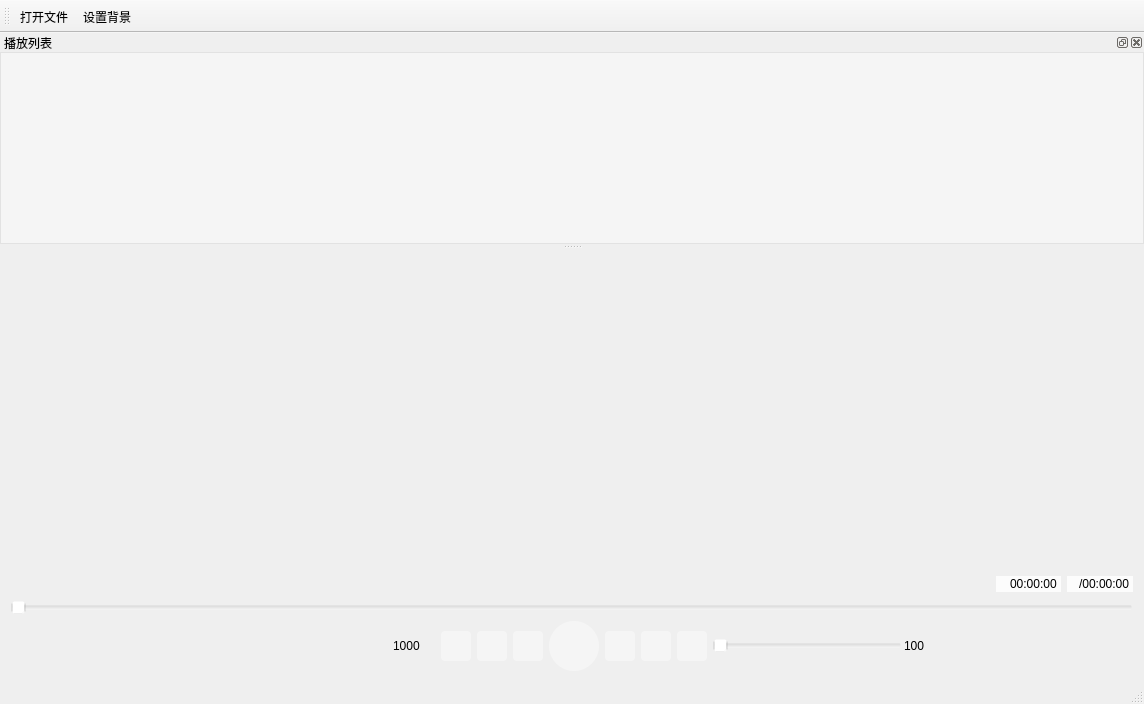
<?xml version="1.0" encoding="UTF-8"?>
<ui version="4.0">
 <class>mainwindowClass</class>
 <widget class="QMainWindow" name="mainwindowClass">
  <property name="geometry">
   <rect>
    <x>0</x>
    <y>0</y>
    <width>1143</width>
    <height>704</height>
   </rect>
  </property>
  <property name="windowTitle">
   <string>mainwindow</string>
  </property>
  <widget class="QWidget" name="centralWidget">
   <property name="styleSheet">
    <string notr="true">background-color: rgba(255, 255, 255, 0);</string>
   </property>
   <layout class="QVBoxLayout" name="verticalLayout_2">
    <item>
     <spacer name="verticalSpacer">
      <property name="orientation">
       <enum>Qt::Orientation::Vertical</enum>
      </property>
      <property name="sizeHint" stdset="0">
       <size>
        <width>20</width>
        <height>40</height>
       </size>
      </property>
     </spacer>
    </item>
    <item>
     <layout class="QVBoxLayout" name="verticalLayout">
      <item>
       <layout class="QHBoxLayout" name="horizontalLayout_3" stretch="15,1,1">
        <property name="spacing">
         <number>6</number>
        </property>
        <item>
         <spacer name="horizontalSpacer">
          <property name="orientation">
           <enum>Qt::Orientation::Horizontal</enum>
          </property>
          <property name="sizeHint" stdset="0">
           <size>
            <width>50</width>
            <height>20</height>
           </size>
          </property>
         </spacer>
        </item>
        <item>
         <widget class="QLineEdit" name="position">
          <property name="styleSheet">
           <string notr="true">QLineEdit {
	background-color: rgba(255, 255, 255,200);
    border: none;                       /* 无边框 */
}</string>
          </property>
          <property name="text">
           <string>00:00:00</string>
          </property>
          <property name="alignment">
           <set>Qt::AlignmentFlag::AlignRight|Qt::AlignmentFlag::AlignTrailing|Qt::AlignmentFlag::AlignVCenter</set>
          </property>
          <property name="readOnly">
           <bool>true</bool>
          </property>
         </widget>
        </item>
        <item>
         <widget class="QLineEdit" name="duration">
          <property name="styleSheet">
           <string notr="true">QLineEdit {
	background-color: rgba(255, 255, 255,200);
    border: none;                       /* 无边框 */
}</string>
          </property>
          <property name="text">
           <string>/00:00:00</string>
          </property>
          <property name="alignment">
           <set>Qt::AlignmentFlag::AlignRight|Qt::AlignmentFlag::AlignTrailing|Qt::AlignmentFlag::AlignVCenter</set>
          </property>
          <property name="readOnly">
           <bool>true</bool>
          </property>
         </widget>
        </item>
       </layout>
      </item>
      <item>
       <widget class="QSlider" name="ProcessBarSlider">
        <property name="orientation">
         <enum>Qt::Orientation::Horizontal</enum>
        </property>
       </widget>
      </item>
      <item>
       <layout class="QHBoxLayout" name="horizontalLayout" stretch="1,1,1,1,1,1,1,1,1">
        <property name="spacing">
         <number>6</number>
        </property>
        <property name="sizeConstraint">
         <enum>QLayout::SizeConstraint::SetDefaultConstraint</enum>
        </property>
        <property name="leftMargin">
         <number>200</number>
        </property>
        <property name="rightMargin">
         <number>200</number>
        </property>
        <property name="bottomMargin">
         <number>0</number>
        </property>
        <item>
         <widget class="QWidget" name="widget_2" native="true">
          <layout class="QHBoxLayout" name="horizontalLayout_4">
           <item>
            <widget class="QLineEdit" name="stepedit">
             <property name="minimumSize">
              <size>
               <width>202</width>
               <height>17</height>
              </size>
             </property>
             <property name="styleSheet">
              <string notr="true">QLineEdit {
	background-color: rgba(255, 255, 255,0);
    border: none;                       /* 无边框 */
}</string>
             </property>
             <property name="text">
              <string>1000</string>
             </property>
             <property name="alignment">
              <set>Qt::AlignmentFlag::AlignRight|Qt::AlignmentFlag::AlignTrailing|Qt::AlignmentFlag::AlignVCenter</set>
             </property>
            </widget>
           </item>
          </layout>
         </widget>
        </item>
        <item>
         <widget class="QPushButton" name="modeChange">
          <property name="styleSheet">
           <string notr="true">QPushButton {
    background-color:rgba(255, 255, 255, 100);  /* 与界面背景色一致 */
    border: none;                       /* 无边框 */
    border-radius: 4px;                 /* 4像素圆角 */
    min-width: 30px;                    /* 最小宽度30px */
    min-height: 30px;                   /* 最小高度30px */
    max-width: 30px;                    /* 最大宽度30px */
    max-height: 30px;                   /* 最大高度30px */
    padding: 0px;                       /* 无内边距 */
    margin: 0px;                        /* 无外边距 */
}

QPushButton:hover {
    background-color: rgba(224, 224, 224, 100);         /* 鼠标悬停时淡灰色 */
}

QPushButton:pressed {
    background-color: rgba(204, 204, 204, 100);          /* 按下时稍深的灰色 */
}

QPushButton:checked {
    background-color: rgba(208, 208, 208, 100);;          /* 选中状态颜色 */
}

QPushButton:focus {
    outline: none;                      /* 移除焦点边框 */
}</string>
          </property>
          <property name="text">
           <string/>
          </property>
         </widget>
        </item>
        <item>
         <widget class="QPushButton" name="left">
          <property name="styleSheet">
           <string notr="true">QPushButton {
    background-color:rgba(255, 255, 255, 100);  /* 与界面背景色一致 */
    border: none;                       /* 无边框 */
    border-radius: 4px;                 /* 4像素圆角 */
    min-width: 30px;                    /* 最小宽度30px */
    min-height: 30px;                   /* 最小高度30px */
    max-width: 30px;                    /* 最大宽度30px */
    max-height: 30px;                   /* 最大高度30px */
    padding: 0px;                       /* 无内边距 */
    margin: 0px;                        /* 无外边距 */
}

QPushButton:hover {
    background-color: rgba(224, 224, 224, 100);         /* 鼠标悬停时淡灰色 */
}

QPushButton:pressed {
    background-color: rgba(204, 204, 204, 100);          /* 按下时稍深的灰色 */
}

QPushButton:checked {
    background-color: rgba(208, 208, 208, 100);;          /* 选中状态颜色 */
}

QPushButton:focus {
    outline: none;                      /* 移除焦点边框 */
}</string>
          </property>
          <property name="text">
           <string/>
          </property>
         </widget>
        </item>
        <item>
         <widget class="QPushButton" name="Forward">
          <property name="styleSheet">
           <string notr="true">QPushButton {
    background-color:rgba(255, 255, 255, 100);  /* 与界面背景色一致 */
    border: none;                       /* 无边框 */
    border-radius: 4px;                 /* 4像素圆角 */
    min-width: 30px;                    /* 最小宽度30px */
    min-height: 30px;                   /* 最小高度30px */
    max-width: 30px;                    /* 最大宽度30px */
    max-height: 30px;                   /* 最大高度30px */
    padding: 0px;                       /* 无内边距 */
    margin: 0px;                        /* 无外边距 */
}

QPushButton:hover {
    background-color: rgba(224, 224, 224, 100);         /* 鼠标悬停时淡灰色 */
}

QPushButton:pressed {
    background-color: rgba(204, 204, 204, 100);          /* 按下时稍深的灰色 */
}

QPushButton:checked {
    background-color: rgba(208, 208, 208, 100);;          /* 选中状态颜色 */
}

QPushButton:focus {
    outline: none;                      /* 移除焦点边框 */
}</string>
          </property>
          <property name="text">
           <string/>
          </property>
         </widget>
        </item>
        <item>
         <widget class="QPushButton" name="PlayButton">
          <property name="styleSheet">
           <string notr="true">QPushButton {
    background-color: rgba(255, 255, 255, 100);  /* 与界面背景色一致 */
    border: none;                       /* 无边框 */
    border-radius: 25px;                 /* 25像素圆角 */
    min-width: 50px;                    /* 最小宽度50px */
    min-height: 50px;                   /* 最小高度50px */
    max-width: 50px;                    /* 最大宽度50px */
    max-height: 50px;                   /* 最大高度50px */
    padding: 0px;                       /* 无内边距 */
    margin: 0px;                        /* 无外边距 */
}

QPushButton:hover {
    background-color: rgba(224, 224, 224, 100);          /* 鼠标悬停时淡灰色 */
}

QPushButton:pressed {
    background-color: rgba(204, 204, 204, 100);          /* 按下时稍深的灰色 */
}

QPushButton:checked {
    background-color: rgba(255, 255, 255, 100);          /* 选中状态颜色 */
}

    /* 选中状态且悬停 */
QPushButton:checked:hover {
    background-color: rgba(224, 224, 224, 100);
}
    
    /* 选中状态且按下 */
QPushButton:checked:pressed {
    background-color: rgba(204, 204, 204, 100);
 }

QPushButton:focus {
    outline: none;                      /* 移除焦点边框 */
}</string>
          </property>
          <property name="text">
           <string/>
          </property>
         </widget>
        </item>
        <item>
         <widget class="QPushButton" name="Next">
          <property name="styleSheet">
           <string notr="true">QPushButton {
    background-color:rgba(255, 255, 255, 100);  /* 与界面背景色一致 */
    border: none;                       /* 无边框 */
    border-radius: 4px;                 /* 4像素圆角 */
    min-width: 30px;                    /* 最小宽度30px */
    min-height: 30px;                   /* 最小高度30px */
    max-width: 30px;                    /* 最大宽度30px */
    max-height: 30px;                   /* 最大高度30px */
    padding: 0px;                       /* 无内边距 */
    margin: 0px;                        /* 无外边距 */
}

QPushButton:hover {
    background-color: rgba(224, 224, 224, 100);         /* 鼠标悬停时淡灰色 */
}

QPushButton:pressed {
    background-color: rgba(204, 204, 204, 100);          /* 按下时稍深的灰色 */
}

QPushButton:checked {
    background-color: rgba(208, 208, 208, 100);;          /* 选中状态颜色 */
}

QPushButton:focus {
    outline: none;                      /* 移除焦点边框 */
}</string>
          </property>
          <property name="text">
           <string/>
          </property>
         </widget>
        </item>
        <item>
         <widget class="QPushButton" name="right">
          <property name="styleSheet">
           <string notr="true">QPushButton {
    background-color:rgba(255, 255, 255, 100);  /* 与界面背景色一致 */
    border: none;                       /* 无边框 */
    border-radius: 4px;                 /* 4像素圆角 */
    min-width: 30px;                    /* 最小宽度30px */
    min-height: 30px;                   /* 最小高度30px */
    max-width: 30px;                    /* 最大宽度30px */
    max-height: 30px;                   /* 最大高度30px */
    padding: 0px;                       /* 无内边距 */
    margin: 0px;                        /* 无外边距 */
}

QPushButton:hover {
    background-color: rgba(224, 224, 224, 100);         /* 鼠标悬停时淡灰色 */
}

QPushButton:pressed {
    background-color: rgba(204, 204, 204, 100);          /* 按下时稍深的灰色 */
}

QPushButton:checked {
    background-color: rgba(208, 208, 208, 100);;          /* 选中状态颜色 */
}

QPushButton:focus {
    outline: none;                      /* 移除焦点边框 */
}</string>
          </property>
          <property name="text">
           <string/>
          </property>
         </widget>
        </item>
        <item>
         <widget class="QPushButton" name="soundChange">
          <property name="styleSheet">
           <string notr="true">QPushButton {
    background-color:rgba(255, 255, 255, 100);  /* 与界面背景色一致 */
    border: none;                       /* 无边框 */
    border-radius: 4px;                 /* 4像素圆角 */
    min-width: 30px;                    /* 最小宽度30px */
    min-height: 30px;                   /* 最小高度30px */
    max-width: 30px;                    /* 最大宽度30px */
    max-height: 30px;                   /* 最大高度30px */
    padding: 0px;                       /* 无内边距 */
    margin: 0px;                        /* 无外边距 */
}

QPushButton:hover {
    background-color: rgba(224, 224, 224, 100);         /* 鼠标悬停时淡灰色 */
}

QPushButton:pressed {
    background-color: rgba(204, 204, 204, 100);          /* 按下时稍深的灰色 */
}

QPushButton:checked {
    background-color: rgba(208, 208, 208, 100);;          /* 选中状态颜色 */
}

QPushButton:focus {
    outline: none;                      /* 移除焦点边框 */
}</string>
          </property>
          <property name="text">
           <string/>
          </property>
         </widget>
        </item>
        <item>
         <widget class="QWidget" name="widget" native="true">
          <property name="minimumSize">
           <size>
            <width>220</width>
            <height>50</height>
           </size>
          </property>
          <layout class="QHBoxLayout" name="horizontalLayout_2" stretch="9,1">
           <property name="spacing">
            <number>0</number>
           </property>
           <property name="leftMargin">
            <number>0</number>
           </property>
           <property name="topMargin">
            <number>0</number>
           </property>
           <property name="rightMargin">
            <number>0</number>
           </property>
           <property name="bottomMargin">
            <number>0</number>
           </property>
           <item>
            <widget class="QSlider" name="soundSlider">
             <property name="orientation">
              <enum>Qt::Orientation::Horizontal</enum>
             </property>
            </widget>
           </item>
           <item>
            <widget class="QLineEdit" name="soundLabel">
             <property name="minimumSize">
              <size>
               <width>31</width>
               <height>17</height>
              </size>
             </property>
             <property name="styleSheet">
              <string notr="true">QLineEdit {
	background-color: rgba(255, 255, 255,0);
    border: none;                       /* 无边框 */
}</string>
             </property>
             <property name="text">
              <string>100</string>
             </property>
            </widget>
           </item>
          </layout>
         </widget>
        </item>
       </layout>
      </item>
     </layout>
    </item>
   </layout>
  </widget>
  <widget class="QMenuBar" name="menuBar">
   <property name="geometry">
    <rect>
     <x>0</x>
     <y>0</y>
     <width>1143</width>
     <height>33</height>
    </rect>
   </property>
  </widget>
  <widget class="QToolBar" name="mainToolBar">
   <property name="windowTitle">
    <string>功能栏</string>
   </property>
   <attribute name="toolBarArea">
    <enum>TopToolBarArea</enum>
   </attribute>
   <attribute name="toolBarBreak">
    <bool>false</bool>
   </attribute>
   <addaction name="action"/>
   <addaction name="setbackground"/>
  </widget>
  <widget class="QStatusBar" name="statusBar"/>
  <widget class="QDockWidget" name="dockWidget_2">
   <property name="styleSheet">
    <string notr="true">alternate-background-color: rgba(255, 255, 255, 150);
background-color: rgba(255, 255, 255, 0);
selection-background-color: rgba(255, 255, 255, 150);</string>
   </property>
   <property name="windowTitle">
    <string>播放列表</string>
   </property>
   <attribute name="dockWidgetArea">
    <number>4</number>
   </attribute>
   <widget class="QWidget" name="dockWidgetContents_2">
    <layout class="QVBoxLayout" name="verticalLayout_3">
     <property name="spacing">
      <number>0</number>
     </property>
     <property name="leftMargin">
      <number>0</number>
     </property>
     <property name="topMargin">
      <number>0</number>
     </property>
     <property name="rightMargin">
      <number>0</number>
     </property>
     <property name="bottomMargin">
      <number>0</number>
     </property>
     <item>
      <widget class="QListWidget" name="listWidget">
       <property name="styleSheet">
        <string notr="true">QListWidget {
    background-color: rgba(255, 255, 255, 100); /* 白色，透明度100（0-255） */

}</string>
       </property>
      </widget>
     </item>
    </layout>
   </widget>
  </widget>
  <action name="action">
   <property name="icon">
    <iconset theme="QIcon::ThemeIcon::DocumentOpen"/>
   </property>
   <property name="text">
    <string>打开文件</string>
   </property>
   <property name="shortcut">
    <string>Ctrl+P</string>
   </property>
   <property name="menuRole">
    <enum>QAction::MenuRole::NoRole</enum>
   </property>
  </action>
  <action name="setbackground">
   <property name="icon">
    <iconset theme="emblem-photos"/>
   </property>
   <property name="text">
    <string>设置背景</string>
   </property>
   <property name="menuRole">
    <enum>QAction::MenuRole::NoRole</enum>
   </property>
  </action>
  <action name="deleteAction">
   <property name="icon">
    <iconset theme="QIcon::ThemeIcon::EditDelete"/>
   </property>
   <property name="text">
    <string>删除</string>
   </property>
   <property name="menuRole">
    <enum>QAction::MenuRole::NoRole</enum>
   </property>
  </action>
 </widget>
 <layoutdefault spacing="6" margin="11"/>
 <resources>
  <include location="mainwindow.qrc"/>
 </resources>
 <connections/>
</ui>
